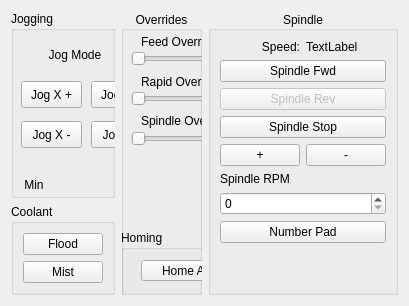
      <widget class="QWidget" name="manual_tab">
       <attribute name="title">
        <string>Manual</string>
       </attribute>
       <layout class="QGridLayout" name="gridLayout_8">
        <item row="0" column="0" rowspan="2">
         <widget class="QGroupBox" name="groupBox_7">
          <property name="title">
           <string>Jogging</string>
          </property>
          <widget class="QPushButton" name="jog_plus_pb_2">
           <property name="geometry">
            <rect>
             <x>150</x>
             <y>70</y>
             <width>61</width>
             <height>27</height>
            </rect>
           </property>
           <property name="text">
            <string>Jog Z +</string>
           </property>
          </widget>
          <widget class="QPushButton" name="jog_minus_pb_2">
           <property name="geometry">
            <rect>
             <x>150</x>
             <y>110</y>
             <width>61</width>
             <height>27</height>
            </rect>
           </property>
           <property name="text">
            <string>Jog Z -</string>
           </property>
          </widget>
          <widget class="QPushButton" name="jog_minus_pb_0">
           <property name="geometry">
            <rect>
             <x>10</x>
             <y>110</y>
             <width>61</width>
             <height>27</height>
            </rect>
           </property>
           <property name="text">
            <string>Jog X -</string>
           </property>
          </widget>
          <widget class="QPushButton" name="jog_plus_pb_0">
           <property name="geometry">
            <rect>
             <x>10</x>
             <y>70</y>
             <width>61</width>
             <height>27</height>
            </rect>
           </property>
           <property name="text">
            <string>Jog X +</string>
           </property>
          </widget>
          <widget class="QPushButton" name="jog_minus_pb_1">
           <property name="geometry">
            <rect>
             <x>80</x>
             <y>110</y>
             <width>61</width>
             <height>27</height>
            </rect>
           </property>
           <property name="text">
            <string>Jog Y -</string>
           </property>
          </widget>
          <widget class="QPushButton" name="jog_plus_pb_1">
           <property name="geometry">
            <rect>
             <x>80</x>
             <y>70</y>
             <width>61</width>
             <height>27</height>
            </rect>
           </property>
           <property name="text">
            <string>Jog Y +</string>
           </property>
          </widget>
          <widget class="QComboBox" name="jog_modes_cb">
           <property name="geometry">
            <rect>
             <x>120</x>
             <y>30</y>
             <width>99</width>
             <height>27</height>
            </rect>
           </property>
          </widget>
          <widget class="QLabel" name="label_6">
           <property name="geometry">
            <rect>
             <x>14</x>
             <y>30</y>
             <width>100</width>
             <height>27</height>
            </rect>
           </property>
           <property name="text">
            <string>Jog Mode</string>
           </property>
           <property name="alignment">
            <set>Qt::AlignCenter</set>
           </property>
          </widget>
          <widget class="QLabel" name="label_10">
           <property name="geometry">
            <rect>
             <x>10</x>
             <y>160</y>
             <width>26</width>
             <height>28</height>
            </rect>
           </property>
           <property name="text">
            <string>Min</string>
           </property>
           <property name="alignment">
            <set>Qt::AlignCenter</set>
           </property>
          </widget>
          <widget class="QSlider" name="jog_vel_sl">
           <property name="geometry">
            <rect>
             <x>10</x>
             <y>190</y>
             <width>201</width>
             <height>20</height>
            </rect>
           </property>
           <property name="orientation">
            <enum>Qt::Horizontal</enum>
           </property>
           <property name="tickPosition">
            <enum>QSlider::TicksBelow</enum>
           </property>
          </widget>
          <widget class="QLabel" name="label_11">
           <property name="geometry">
            <rect>
             <x>190</x>
             <y>160</y>
             <width>32</width>
             <height>25</height>
            </rect>
           </property>
           <property name="text">
            <string>Max</string>
           </property>
           <property name="alignment">
            <set>Qt::AlignCenter</set>
           </property>
          </widget>
          <widget class="QLabel" name="min_jog_vel_lb">
           <property name="geometry">
            <rect>
             <x>0</x>
             <y>210</y>
             <width>32</width>
             <height>21</height>
            </rect>
           </property>
           <property name="text">
            <string>0</string>
           </property>
           <property name="alignment">
            <set>Qt::AlignCenter</set>
           </property>
          </widget>
          <widget class="QLabel" name="max_jog_vel_lb">
           <property name="geometry">
            <rect>
             <x>190</x>
             <y>210</y>
             <width>31</width>
             <height>21</height>
            </rect>
           </property>
           <property name="text">
            <string>0</string>
           </property>
           <property name="alignment">
            <set>Qt::AlignCenter</set>
           </property>
          </widget>
          <widget class="QLabel" name="label_9">
           <property name="geometry">
            <rect>
             <x>20</x>
             <y>230</y>
             <width>100</width>
             <height>21</height>
            </rect>
           </property>
           <property name="text">
            <string>Jog Velocity &gt;</string>
           </property>
           <property name="alignment">
            <set>Qt::AlignRight|Qt::AlignTrailing|Qt::AlignVCenter</set>
           </property>
          </widget>
          <widget class="QLabel" name="jog_vel_lb">
           <property name="geometry">
            <rect>
             <x>130</x>
             <y>230</y>
             <width>81</width>
             <height>21</height>
            </rect>
           </property>
           <property name="text">
            <string>0</string>
           </property>
          </widget>
         </widget>
        </item>
        <item row="2" column="0">
         <widget class="QGroupBox" name="groupBox">
          <property name="title">
           <string>Coolant</string>
          </property>
          <layout class="QGridLayout" name="gridLayout_5">
           <item row="0" column="1">
            <widget class="QPushButton" name="flood_pb">
             <property name="text">
              <string>Flood</string>
             </property>
             <property name="checkable">
              <bool>true</bool>
             </property>
             <property name="checked">
              <bool>false</bool>
             </property>
            </widget>
           </item>
           <item row="1" column="1">
            <widget class="QPushButton" name="mist_pb">
             <property name="text">
              <string>Mist</string>
             </property>
             <property name="checkable">
              <bool>true</bool>
             </property>
            </widget>
           </item>
          </layout>
         </widget>
        </item>
        <item row="0" column="1" rowspan="3">
         <widget class="QGroupBox" name="groupBox_4">
          <property name="title">
           <string>Overrides</string>
          </property>
          <property name="alignment">
           <set>Qt::AlignCenter</set>
          </property>
          <widget class="QLabel" name="feedrate_lb">
           <property name="geometry">
            <rect>
             <x>150</x>
             <y>40</y>
             <width>51</width>
             <height>20</height>
            </rect>
           </property>
           <property name="text">
            <string>TextLabel</string>
           </property>
          </widget>
          <widget class="QLabel" name="label_15">
           <property name="geometry">
            <rect>
             <x>20</x>
             <y>60</y>
             <width>131</width>
             <height>21</height>
            </rect>
           </property>
           <property name="text">
            <string>Rapid Override</string>
           </property>
          </widget>
          <widget class="QLabel" name="spindle_override_0_lb">
           <property name="geometry">
            <rect>
             <x>150</x>
             <y>120</y>
             <width>51</width>
             <height>19</height>
            </rect>
           </property>
           <property name="text">
            <string>TextLabel</string>
           </property>
          </widget>
          <widget class="QSlider" name="spindle_override_sl">
           <property name="geometry">
            <rect>
             <x>10</x>
             <y>120</y>
             <width>131</width>
             <height>16</height>
            </rect>
           </property>
           <property name="orientation">
            <enum>Qt::Horizontal</enum>
           </property>
          </widget>
          <widget class="QLabel" name="label_12">
           <property name="geometry">
            <rect>
             <x>20</x>
             <y>20</y>
             <width>131</width>
             <height>21</height>
            </rect>
           </property>
           <property name="text">
            <string>Feed Override</string>
           </property>
          </widget>
          <widget class="QSlider" name="feed_override_sl">
           <property name="geometry">
            <rect>
             <x>10</x>
             <y>40</y>
             <width>131</width>
             <height>16</height>
            </rect>
           </property>
           <property name="orientation">
            <enum>Qt::Horizontal</enum>
           </property>
           <property name="tickPosition">
            <enum>QSlider::NoTicks</enum>
           </property>
           <property name="tickInterval">
            <number>0</number>
           </property>
          </widget>
          <widget class="QLabel" name="max_velocity_lb">
           <property name="geometry">
            <rect>
             <x>150</x>
             <y>80</y>
             <width>51</width>
             <height>19</height>
            </rect>
           </property>
           <property name="text">
            <string>TextLabel</string>
           </property>
          </widget>
          <widget class="QSlider" name="rapid_override_sl">
           <property name="geometry">
            <rect>
             <x>10</x>
             <y>80</y>
             <width>131</width>
             <height>16</height>
            </rect>
           </property>
           <property name="orientation">
            <enum>Qt::Horizontal</enum>
           </property>
          </widget>
          <widget class="QLabel" name="label_16">
           <property name="geometry">
            <rect>
             <x>20</x>
             <y>100</y>
             <width>131</width>
             <height>20</height>
            </rect>
           </property>
           <property name="text">
            <string>Spindle Override</string>
           </property>
          </widget>
          <widget class="QGroupBox" name="groupBox_8">
           <property name="geometry">
            <rect>
             <x>0</x>
             <y>219</y>
             <width>231</width>
             <height>201</height>
            </rect>
           </property>
           <property name="title">
            <string>Homing</string>
           </property>
           <widget class="QPushButton" name="unhome_pb_2">
            <property name="enabled">
             <bool>true</bool>
            </property>
            <property name="geometry">
             <rect>
              <x>130</x>
              <y>150</y>
              <width>91</width>
              <height>21</height>
             </rect>
            </property>
            <property name="text">
             <string>UnHome Z</string>
            </property>
           </widget>
           <widget class="QPushButton" name="home_pb_1">
            <property name="enabled">
             <bool>true</bool>
            </property>
            <property name="geometry">
             <rect>
              <x>20</x>
              <y>110</y>
              <width>90</width>
              <height>21</height>
             </rect>
            </property>
            <property name="text">
             <string>Home Y</string>
            </property>
           </widget>
           <widget class="QPushButton" name="unhome_pb_0">
            <property name="enabled">
             <bool>true</bool>
            </property>
            <property name="geometry">
             <rect>
              <x>130</x>
              <y>70</y>
              <width>91</width>
              <height>21</height>
             </rect>
            </property>
            <property name="text">
             <string>UnHome X</string>
            </property>
           </widget>
           <widget class="QPushButton" name="home_all_pb">
            <property name="geometry">
             <rect>
              <x>20</x>
              <y>30</y>
              <width>90</width>
              <height>21</height>
             </rect>
            </property>
            <property name="text">
             <string>Home All</string>
            </property>
           </widget>
           <widget class="QPushButton" name="home_pb_2">
            <property name="enabled">
             <bool>true</bool>
            </property>
            <property name="geometry">
             <rect>
              <x>20</x>
              <y>150</y>
              <width>91</width>
              <height>21</height>
             </rect>
            </property>
            <property name="text">
             <string>Home Z</string>
            </property>
           </widget>
           <widget class="QPushButton" name="unhome_pb_1">
            <property name="enabled">
             <bool>true</bool>
            </property>
            <property name="geometry">
             <rect>
              <x>130</x>
              <y>110</y>
              <width>90</width>
              <height>21</height>
             </rect>
            </property>
            <property name="text">
             <string>UnHome Y</string>
            </property>
           </widget>
           <widget class="QPushButton" name="unhome_all_pb">
            <property name="geometry">
             <rect>
              <x>130</x>
              <y>30</y>
              <width>90</width>
              <height>21</height>
             </rect>
            </property>
            <property name="text">
             <string>UnHome All</string>
            </property>
           </widget>
           <widget class="QPushButton" name="home_pb_0">
            <property name="enabled">
             <bool>true</bool>
            </property>
            <property name="geometry">
             <rect>
              <x>20</x>
              <y>70</y>
              <width>91</width>
              <height>21</height>
             </rect>
            </property>
            <property name="text">
             <string>Home X</string>
            </property>
           </widget>
          </widget>
         </widget>
        </item>
        <item row="0" column="3" rowspan="3">
         <widget class="QGroupBox" name="groupBox_6">
          <property name="title">
           <string>Spindle</string>
          </property>
          <property name="alignment">
           <set>Qt::AlignCenter</set>
          </property>
          <layout class="QGridLayout" name="gridLayout_13">
           <item row="2" column="0" colspan="2">
            <widget class="QPushButton" name="spindle_rev_pb">
             <property name="enabled">
              <bool>false</bool>
             </property>
             <property name="text">
              <string>Spindle Rev</string>
             </property>
            </widget>
           </item>
           <item row="7" column="0" colspan="2">
            <widget class="QSpinBox" name="spindle_speed_sb">
             <property name="maximum">
              <number>30000</number>
             </property>
            </widget>
           </item>
           <item row="1" column="0" colspan="2">
            <widget class="QPushButton" name="spindle_fwd_pb">
             <property name="text">
              <string>Spindle Fwd</string>
             </property>
            </widget>
           </item>
           <item row="6" column="0" colspan="2">
            <widget class="QLabel" name="label_20">
             <property name="text">
              <string>Spindle RPM</string>
             </property>
            </widget>
           </item>
           <item row="4" column="1">
            <widget class="QPushButton" name="spindle_minus_pb">
             <property name="text">
              <string>-</string>
             </property>
            </widget>
           </item>
           <item row="0" column="0">
            <widget class="QLabel" name="label_21">
             <property name="text">
              <string>Speed:</string>
             </property>
             <property name="alignment">
              <set>Qt::AlignRight|Qt::AlignTrailing|Qt::AlignVCenter</set>
             </property>
            </widget>
           </item>
           <item row="3" column="0" colspan="2">
            <widget class="QPushButton" name="spindle_stop_pb">
             <property name="text">
              <string>Spindle Stop</string>
             </property>
            </widget>
           </item>
           <item row="0" column="1">
            <widget class="QLabel" name="spindle_speed_0_lb">
             <property name="text">
              <string>TextLabel</string>
             </property>
            </widget>
           </item>
           <item row="4" column="0">
            <widget class="QPushButton" name="spindle_plus_pb">
             <property name="text">
              <string>+</string>
             </property>
            </widget>
           </item>
           <item row="9" column="0">
            <spacer name="verticalSpacer_5">
             <property name="orientation">
              <enum>Qt::Vertical</enum>
             </property>
             <property name="sizeHint" stdset="0">
              <size>
               <width>20</width>
               <height>40</height>
              </size>
             </property>
            </spacer>
           </item>
           <item row="8" column="0" colspan="2">
            <widget class="QPushButton" name="numberpad_pb_1">
             <property name="text">
              <string>Number Pad</string>
             </property>
             <property name="target" stdset="0">
              <string>spindle_speed_sb</string>
             </property>
             <property name="type" stdset="0">
              <string>int</string>
             </property>
            </widget>
           </item>
          </layout>
         </widget>
        </item>
       </layout>
      </widget>
